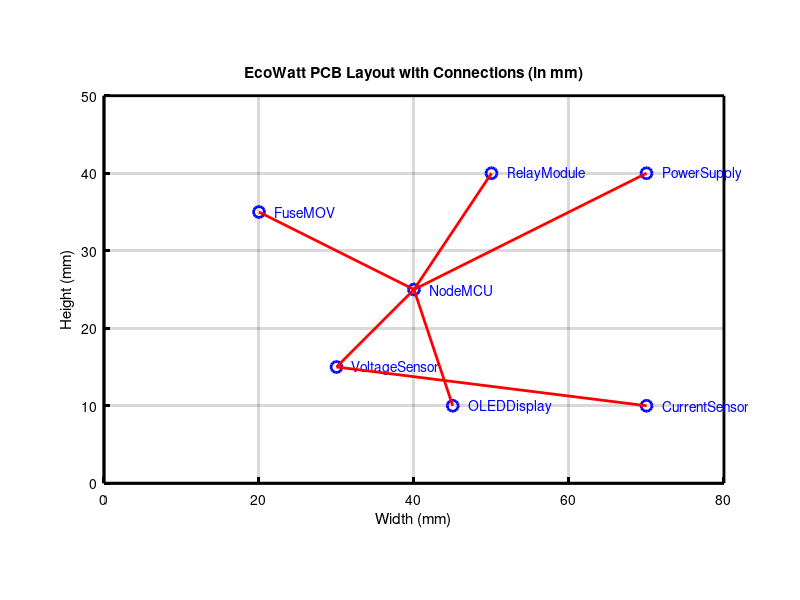

The MATLAB script that drew this image:
clc; 
clear all ; 
close all;

% Define component positions (x, y) in mm
components = struct( ...
    'RelayModule', [50, 40], ...
    'PowerSupply', [70, 40], ...
    'FuseMOV', [20, 35], ...
    'NodeMCU', [40, 25], ...
    'VoltageSensor', [30, 15], ...
    'OLEDDisplay', [45, 10], ...
    'CurrentSensor', [70, 10] ...
);

% Define wire connections (pairs of components)
connections = { ...
    'PowerSupply', 'NodeMCU'; ...
    'NodeMCU', 'RelayModule'; ...
    'NodeMCU', 'VoltageSensor'; ...
    'VoltageSensor', 'CurrentSensor'; ...
    'NodeMCU', 'OLEDDisplay'; ...
    'FuseMOV', 'NodeMCU' ...
};

% Plot PCB Layout
figure; hold on;
title('EcoWatt PCB Layout with Connections (in mm)');
xlabel('Width (mm)');
ylabel('Height (mm)');
xlim([0 80]); ylim([0 50]);
grid on;
axis equal;
set(gca, 'XColor', 'k', 'YColor', 'k', 'LineWidth', 2);

% Draw PCB boundary
rectangle('Position', [0, 0, 80, 50], 'EdgeColor', 'k', 'LineWidth', 2);

% Plot components
fields = fieldnames(components);
for i = 1:numel(fields)
    pos = components.(fields{i});
    plot(pos(1), pos(2), 'bo', 'MarkerSize', 8, 'LineWidth', 2);
    text(pos(1) + 2, pos(2), fields{i}, 'Color', 'b', 'FontSize', 10);
end

% Draw wire connections
for i = 1:size(connections, 1)
    comp1 = components.(connections{i, 1});
    comp2 = components.(connections{i, 2});
    plot([comp1(1), comp2(1)], [comp1(2), comp2(2)], 'r-', 'LineWidth', 2);
end

hold off;
